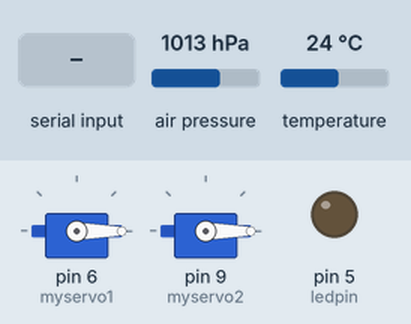
Recording of a sketch running on a simulated Arduino Uno, built with avr-gcc and run on an emulated ATmega328P. Parts: 2 × servo, output pins drawn as LEDs (lit = HIGH). The inputs (shaded band) are chosen by the test bench; at power-on: air pressure 1013 hPa, temperature 24 °C. What the sketch prints to the serial monitor is not drawn.

Above: at 1.2 s.
1.3 s: "1" received over Serial
At 2.9 s:
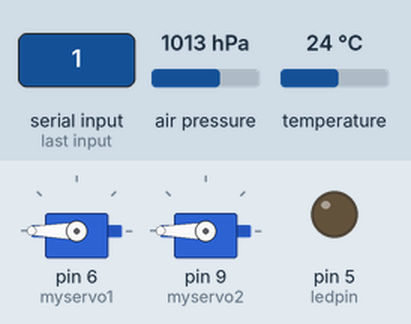
6.0 s: "2" received over Serial
At 7.5 s:
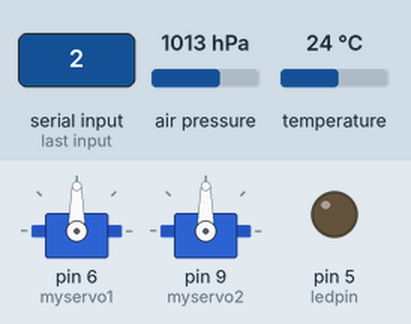
8.6 s: "3" received over Serial
At 12.2 s:
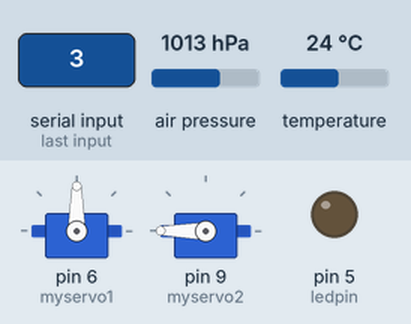
19.5 s: "0" received over Serial
At 21.7 s:
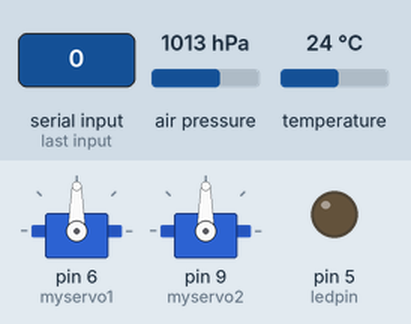
Timing chart, 0 to 23.2 s (numbered marks = the images above; inputs shaded):
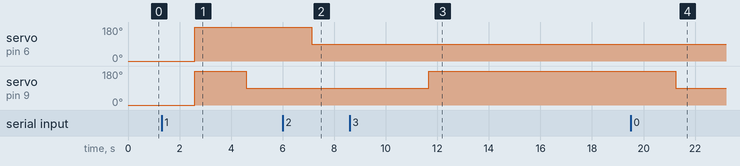

Measured:
- after the input at 1.3 s, servo on pin 6 (myservo1): 0° → 180° after 1.3 s; servo on pin 9 (myservo2): 0° → 180° after 1.3 s, → 90° 2.0 s later
- after the input at 6.0 s, servo on pin 6 (myservo1): 180° → 90° after 1.1 s
- after the input at 8.6 s, servo on pin 9 (myservo2): 90° → 180° after 3.1 s
- after the input at 19.5 s, servo on pin 9 (myservo2): 180° → 90° after 1.8 s

The sketch:

merge_final.ino
```cpp
// (licence header left out)
// Your sketch must #include this library, and the Wire library.
// (Wire is a standard library included with Arduino.):

#include <SFE_BMP180.h>
#include <Wire.h>
#include <Servo.h>

Servo myservo1;  // create servo object to control a servo
Servo myservo2;
const int ledpin = 5;

// You will need to create an SFE_BMP180 object, here called "pressure":

SFE_BMP180 pressure;

double baseline; // baseline pressure

void setup()
{
  Serial.begin(9600);
  Serial.println("REBOOT");

  // Initialize the sensor (it is important to get calibration values stored on the device).

  if (pressure.begin())
    Serial.println("BMP180 init success");
  else
  {
    // Oops, something went wrong, this is usually a connection problem,
    // see the comments at the top of this sketch for the proper connections.

    Serial.println("BMP180 init fail (disconnected?)\n\n");
    while(1); // Pause forever.

  }

  // Get the baseline pressure:

  baseline = getPressure();

  Serial.print("baseline pressure: ");
  Serial.print(baseline);
  Serial.println(" mb");

  ////////////////////////////////////////////////

  myservo1.attach(6);  // attaches the servo on pin 2 to the servo object
  myservo2.attach(9);  // attaches the servo on pin 3 to the servo object
  //myservo3.attach(4);  // attaches the servo on pin 4 to the servo object
  pinMode(ledpin, OUTPUT);
   myservo1.write(0);
myservo2.write(0);
}

void loop()
{
  double a,P;

  // Get a new pressure reading:

  P = getPressure();

  // Show the relative altitude difference between
  // the new reading and the baseline reading:

  a = pressure.altitude(P,baseline);

  Serial.print("relative altitude: ");
  if (a >= 0.0) Serial.print(" "); // add a space for positive numbers
  Serial.print(a,1);
  Serial.print(" meters, ");
  if (a >= 0.0) Serial.print(" "); // add a space for positive numbers
  Serial.print(a*3.28084,0);
  Serial.println(" feet");
  servo2();
  delay(500);

}


double getPressure()
{
  char status;
  double T,P,p0,a;

  // You must first get a temperature measurement to perform a pressure reading.

  // Start a temperature measurement:
  // If request is successful, the number of ms to wait is returned.
  // If request is unsuccessful, 0 is returned.

  status = pressure.startTemperature();
  if (status != 0)
  {
    // Wait for the measurement to complete:

    delay(status);

    // Retrieve the completed temperature measurement:
    // Note that the measurement is stored in the variable T.
    // Use '&T' to provide the address of T to the function.
    // Function returns 1 if successful, 0 if failure.

    status = pressure.getTemperature(T);
    if (status != 0)
    {
      // Start a pressure measurement:
      // The parameter is the oversampling setting, from 0 to 3 (highest res, longest wait).
      // If request is successful, the number of ms to wait is returned.
      // If request is unsuccessful, 0 is returned.

      status = pressure.startPressure(3);
      if (status != 0)
      {
        // Wait for the measurement to complete:
        delay(status);

        // Retrieve the completed pressure measurement:
        // Note that the measurement is stored in the variable P.
        // Use '&P' to provide the address of P.
        // Note also that the function requires the previous temperature measurement (T).
        // (If temperature is stable, you can do one temperature measurement for a number of pressure measurements.)
        // Function returns 1 if successful, 0 if failure.

        status = pressure.getPressure(P,T);
        if (status != 0)
        {
          return(P);
        }
        else Serial.println("error retrieving pressure measurement\n");
      }
      else Serial.println("error starting pressure measurement\n");
    }
    else Serial.println("error retrieving temperature measurement\n");
  }
  else Serial.println("error starting temperature measurement\n");
}


void servo2()
{
  if(Serial.available()>0){
  //Serial.println(Serial.read());
byte info=Serial.read();

  if(info=='1')
  {
Serial.print("***");
myservo1.write(180);
myservo2.write(180);
delay(2000);
  }

  else if (info=='2')
  {
    Serial.print("***");
    myservo1.write(90);
    delay(2000);
  }

 if(info=='3')
 {
  myservo2.write(180);
  Serial.print("***");
  delay(2000);

// myservo2.write(0);
 } else{myservo2.write(90);
}
  }
  delay(2000);
}
```
